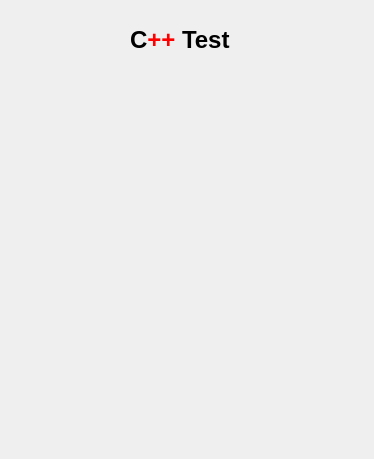
<?xml version="1.0" encoding="UTF-8"?>
<ui version="4.0">
 <class>testmodule4</class>
 <widget class="QDialog" name="testmodule4">
  <property name="geometry">
   <rect>
    <x>0</x>
    <y>0</y>
    <width>374</width>
    <height>459</height>
   </rect>
  </property>
  <property name="windowTitle">
   <string>Dialog</string>
  </property>
  <widget class="QLabel" name="label">
   <property name="geometry">
    <rect>
     <x>130</x>
     <y>20</y>
     <width>141</width>
     <height>41</height>
    </rect>
   </property>
   <property name="text">
    <string>&lt;html&gt;&lt;head/&gt;&lt;body&gt;&lt;p&gt;&lt;span style=&quot; font-size:18pt; font-weight:600;&quot;&gt;C&lt;/span&gt;&lt;span style=&quot; font-size:18pt; font-weight:600; color:#ff0000;&quot;&gt;++&lt;/span&gt;&lt;span style=&quot; font-size:18pt; font-weight:600;&quot;&gt; Test&lt;/span&gt;&lt;/p&gt;&lt;/body&gt;&lt;/html&gt;</string>
   </property>
  </widget>
 </widget>
 <resources/>
 <connections/>
</ui>
